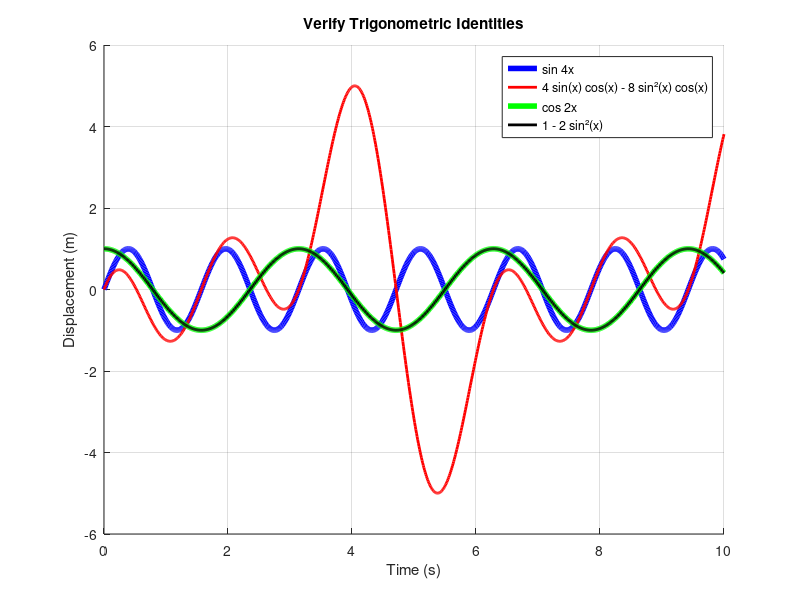

MATLAB code for this plot:
#!/usr/bin/octave -q

% trigverify.m
% Date  : 12 August 2017
% Author: Ankit Pati

hold on;
grid on;

title('Verify Trigonometric Identities');
xlabel('Time (s)');
ylabel('Displacement (m)');

x = 0 : 0.01 : 10;

f      = sin(4 .* x);
f_dash = 4 .* sin(x) .* cos(x) - 8 .* sin(x).^2 .* cos(x);

plot(x, f     , 'color', 'blue' , 'linewidth', 4, 'DisplayName', 'sin 4x');
plot(x, f_dash, 'color', 'red'  , 'linewidth', 2, 'DisplayName',
                                          '4 sin(x) cos(x) - 8 sin²(x) cos(x)');

g      = cos(2 .* x);
g_dash = 1 - 2 .* sin(x).^2;

plot(x, g     , 'color', 'green', 'linewidth', 4, 'DisplayName', 'cos 2x');
plot(x, g_dash, 'color', 'black', 'linewidth', 2, 'DisplayName',
                                                               '1 - 2 sin²(x)');

legend('show');

drawnow();
input("Press enter key to terminate...");

% end of trigverify.m
